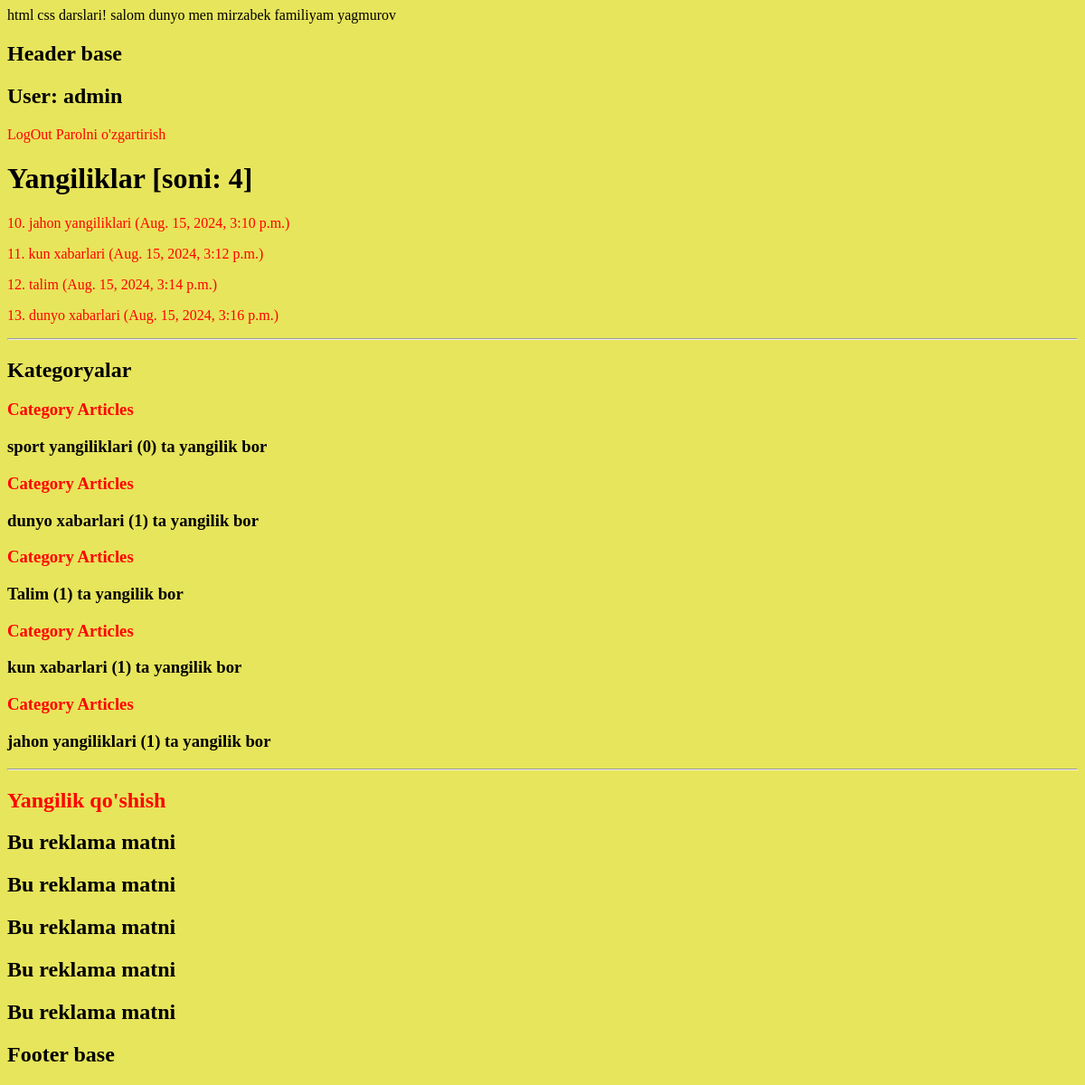
The app's page / (signed in) with its own data.
### home/models.py (models this page shows, shortened)
class Article(models.Model):
    user=models.ForeignKey(User, on_delete=models.CASCADE, blank=True)
    title=models.CharField(max_length=200)
    subtitle=models.CharField(max_length=300)
    slug=models.SlugField(null=True, blank=True)
    category=models.ForeignKey(Category, on_delete=models.CASCADE, null=True, related_name='articles')
    desc=models.TextField()
    photo=models.ImageField(upload_to='articles/')
    tags=models.CharField(max_length=100, null=True, blank=True)
    views=models.PositiveIntegerField(null=True, default=0)
    created_at=models.DateTimeField(auto_now_add=True, verbose_name="Yuklangan vaqti! ")
    updated_at=models.DateTimeField(auto_now=True, verbose_name="Taxrirlangan vaqti! ", null=True, )
    class Meta:
        db_table='articles'
        indexes=[
            models.Index(fields=['title', 'subtitle'])
        ]

class Category(models.Model):
    name=models.CharField(max_length=200)
    slug=models.SlugField(null=True)
    @property
    def count_articles(self):
        count_a=self.articles.all().count()
        return count_a

### home/views.py (the view)
# urls.py: path('', article_list,name='article_list'),
def article_list(request):
    articles=Article.objects.all()
    categories=Category.objects.all()
    context={
        'articles':articles,
        'categories':categories
    }
    return render(request,'index.html', context)

### templates/index.html (shortened to what this page needs)
{% extends "base.html" %}
{%block content%}
        <div>
            {% if request.user.is_authenticated%}
                <h2> User: {{request.user}}</h2>
                <a href="{% url 'logout_user' %}"> LogOut </a>
                <a href="{% url 'update_password' %}"> Parolni o'zgartirish </a>
            {%else%}
                <a href="{% url 'login' %}"> Tizimga kirish </a>
                <a href="{% url 'signup' %}"> Ro'yxatdan O'tish </a>
            {%endif%}
        </div>
        <h1> Yangiliklar  [soni: {{articles|length}}]</h1>
{%for article in articles%}
    <a href="{% url 'article-detail'  article.slug %}">
        <p> {{article.id}}. {{article.title| lower}} ({{article.created_at}}) </p>
</a>
         {% endfor %}
    <hr>
    <h2> Kategoryalar</h2>
    <h3>
        {% for category in categories %}
        <a href="{% url 'category-articles' category.slug %}">Category Articles</a>
        <p> {{category.name}} ({{ category.count_articles}}) ta yangilik bor </p>
        {% endfor %}
    </h3>
    <hr>
    <h2>
        <a href="{% url  'create' %}">
            Yangilik qo'shish
        </a>
    </h2>
{% include "ads.html" %}
{%endblock content %}

### static/style.css (style rules this page uses)
body { background-color: #e7e55b; }
a { color: #ff0000; text-decoration: none; }

### records on screen
Article: id "10", title "jahon yangiliklari", created_at "Aug. 15, 2024, 3:10 p.m."
Article: id "11", title "kun xabarlari", created_at "Aug. 15, 2024, 3:12 p.m."
Article: id "12", title "talim", created_at "Aug. 15, 2024, 3:14 p.m."
Article: id "13", title "dunyo xabarlari", created_at "Aug. 15, 2024, 3:16 p.m."
Category: name "sport yangiliklari", count_articles "0"
Category: name "dunyo xabarlari", count_articles "1"
Category: name "Talim", count_articles "1"
Category: name "kun xabarlari", count_articles "1"
Category: name "jahon yangiliklari", count_articles "1"

### other values on screen
{{ request.user }} "admin"
{{ articles|length }} "4"
